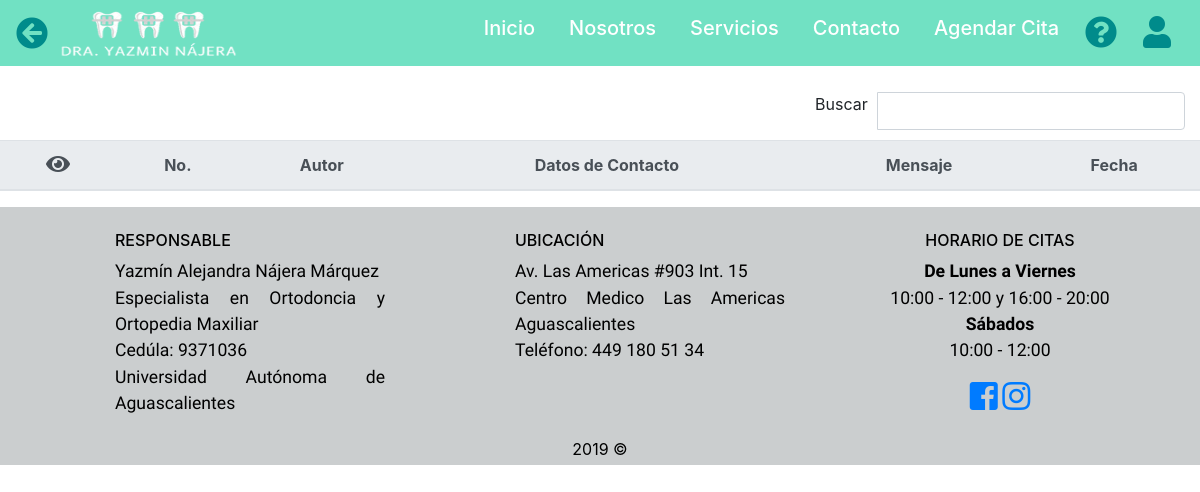
Page /mensajes.php on the earlier database version.
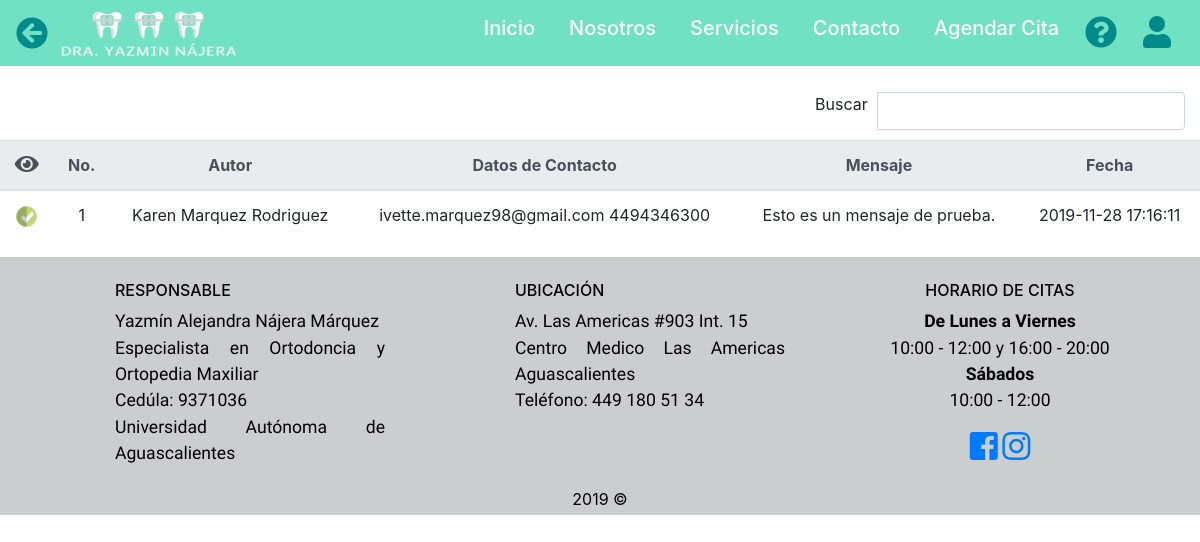
Same page on the later database version.
### tables this page shows
CREATE TABLE `mensaje` (
  `id_mensaje` int(11) NOT NULL,
  `nombre` varchar(20) NOT NULL,
  `apPat` varchar(20) NOT NULL,
  `apMat` varchar(20) NOT NULL,
  `correo` varchar(50) NOT NULL,
  `telefono` char(10) NOT NULL,
  `mensaje` varchar(1000) NOT NULL,
  `visto` char(1) NOT NULL,
  `f_enviado` datetime DEFAULT NULL ON UPDATE current_timestamp()
);

### mensajes.php (the view, shortened to what this page needs)
<!DOCTYPE html>
<html lang="en">
<head>
    <link rel="stylesheet" href="css/bootstrap.min.css">
    <link href="https://use.fontawesome.com/releases/v5.0.6/css/all.css" rel="stylesheet"/>
    <link rel="stylesheet" href="css/style.css">
    <?php include("navbar.php"); ?>
    <br>
</head>
<body>
<div class="col-sm-12 col-md-4" style="float: right !important;">
      <div class="input-group" style="margin-top:20px; padding-bottom:10px;">
        <span class="input-group-addon">Buscar&nbsp;&nbsp;</span>
        <input id="filtrar" type="text" class="form-control" placeholder="">
      </div>
    </div>
<div class="table-responsive">
    <table class="table table-hover">
        <thead class="thead-light">
            <tr>
                <th scope="col"><span><i class="fas fa-eye fa-lg"></i></span></th>
                <th scope="col">No.</th>
                <th scope="col">Autor</th>
                <th scope="col">Datos de Contacto</th>
                <th scope="col">Mensaje</th>
                <th scope="col">Fecha</th>
            </tr>
        </thead>
        <tbody class="buscar" style="padding-top: 40px; width:100%;">
        <?php
            include ('Conexion.php');
            $instruccion = "call p2()";
            if(! $resultado = $conexion -> query($instruccion)){
                echo "Ha sucedido un problema ... ";
                exit();
            }
            while ($act = $resultado -> fetch_assoc()){
                $id_mensaje = $act['id_mensaje'];
                $nombre = $act['nombre'];
                $apPat = $act['apPat'];
                $apMat = $act['apMat'];
                $correo = $act['correo'];
                $telefono = $act['telefono'];
                $mensaje = $act['mensaje'];
                $f_enviado = $act['f_enviado'];
                    echo'
                    <tr>
                        <td><a href="MensajeOk.php?id_mensaje='.$act['id_mensaje'].';?>"><img src="img/cerrar.png" width="25" height="25"></a></td>
                        <td>' .$id_mensaje.'</td>
                        <td>' .$nombre. " " .$apPat. " " .$apMat.'</td>
                        <td>' .$correo. " " .$telefono. '</td>
                        <td>' .$mensaje.'</td>
                        <td>' .$f_enviado.'</td>
                    </tr>';
            }
        ?>
        </tbody>
    </table>
</div>
</body>
</html>
<?php include("footer.php"); ?>

### navbar.php (shortened to what this page needs)
<nav class="navbar navbar-expand-lg fixed-top navbar-light" style="background-color: rgba(85, 219, 183, 0.83);">
  <i class="fa fa-arrow-circle-left fa-2x" aria-hidden="true" onclick="history.back()" style="color: darkcyan; padding-right: 10px;"></i>
  <a class="float-right" class="navbar-brand" href="index.php"><img src="img/logo.png" width="180" height="50" alt=""></a>
  <div class="collapse navbar-collapse" id="navbarCollapse">
    <ul class="navbar-nav ml-auto" id="ejm2">
    <?php if (!isset($_SESSION['usuario']) || ($_SESSION['log'] == false)){ ?>
      <li class="nav-item active" data-toggle="collapse" data-target="#navbarCollapse" aria-controls="navbarCollapse">
        <a class="nav-link" href="index.php"><h5>Inicio</h5><span class="sr-only">(current)</span></a>
      </li>
      <li class="nav-item" data-toggle="collapse" data-target="#navbarCollapse" aria-controls="navbarCollapse">
        <a class="nav-link" href="nosotros.php"><h5>Nosotros</h5><span class="sr-only">(current)</span></a>
      </li>
      <li class="nav-item" data-toggle="collapse" data-target="#navbarCollapse" aria-controls="navbarCollapse">
        <a class="nav-link" href="servicios.php"><h5>Servicios</h5><span class="sr-only">(current)</span></a>
      </li>
      <li class="nav-item" data-toggle="collapse" data-target="#navbarCollapse" aria-controls="navbarCollapse">
        <a class="nav-link" href="contacto.php"><h5>Contacto</h5><span class="sr-only">(current)</span></a>
      </li>
      <li class="nav-item" data-toggle="collapse" data-target="#navbarCollapse" aria-controls="navbarCollapse">
        <a class="nav-link" href="AgendarCitaGeneral.php"><h5>Agendar Cita</h5><span class="sr-only">(current)</span></a>
      </li>
      <li class="nav-item"  data-toggle="collapse" data-target="#navbarCollapse" aria-controls="navbarCollapse">
        <a class="nav-link" href="ayuda.php"><i class="fa fa-question-circle fa-2x" style="color: darkcyan;" aria-hidden="true"></i></a>
      </li>
      <li class="nav-item"  data-toggle="collapse" data-target="#navbarCollapse" aria-controls="navbarCollapse">
        <a class="nav-link" href="login.php"><i class="fa fa-user fa-2x" style="color: darkcyan;" aria-hidden="true"></i></a>
      </li>
    <?php } ?>
   </div>
</nav>
<br><br>

### footer.php (shortened to what this page needs)
<footer class="page-footer font-small blue pt-4">
    <div class="container-fluid text-center text-md-left">
        <div class="row">
            <div class="col-12 col-md-4 mt-md-0 mt-3">
                <h6 class="text-uppercase" style="padding-left:100px;">Responsable</h6>
                <p style="padding-left:100px;">Yazmín Alejandra Nájera Márquez
                    <br>Especialista en Ortodoncia y Ortopedia Maxiliar
                    <br>Cedúla: 9371036
                    <br>Universidad Autónoma de Aguascalientes
                  </p>
            </div>
            <div class="col-6 col-md-4 mb-md-0 mb-3">
                <h6 class="text-uppercase" style="padding-left:100px;">Ubicación</h6>
                <p style="padding-left:100px;">Av. Las Americas #903 Int. 15
                <br>Centro Medico Las Americas Aguascalientes
                <br>Teléfono: 449 180 51 34</p>
            </div>
            <div class="col-6 col-md-4 mb-md-0 mb-3 justify-content-md-between align-items-center text-center">
                <h6 class="text-uppercase">Horario de Citas</h6>
                    <p style="text-align: center;"><strong>De Lunes a Viernes</strong>
                    <br> 10:00 - 12:00  y 16:00 - 20:00<br><strong>Sábados</strong><br>10:00 - 12:00
                  </p>
                <nav class="sociales text-center ">
                  <ul>
                      <li><a target="_blank" href="https://www.facebook.com/drayazminajera/">
                          <i class="fab fa-facebook-square fa-2x" id="icon"></i>
                      </a></li>
                      <li><a target="_blank" href="https://www.instagram.com/dra.yazminajera/?hl=es-la">
                          <i class="fab fa-instagram fa-2x" id="icon"></i>
                      </a></li>
                  </ul>
                </nav>
            </div>
        </div>
    </div>
    <div class="footer-copyright text-center py-1"><?php echo date ("Y"); ?> © </div>
</footer>

### css/style.css (style rules this page uses)
ul#ejm2 li a { position: relative; font-weight:bold; margin: 0px 5px; }
ul#ejm2 li a:after { position: absolute; bottom: 7px; left: 0px; width: 100%; height: 4px; background-color: #FFD743; content: ""; opacity: 0; transition: opacity 0.3s ease 0s, transform 0.3s ease 0s; transform: translateY(20px); }
body { background-color: white; }
p { font-family: 'Dosis', sans-serif; text-align: justify; font-size: 1.1rem; }
h5 { color: white; padding-left: .5rem; }
.table { text-align: center; }
footer { background: rgba(193, 197, 198, 0.83); color: black; position: relative; left:0px; bottom:0px; width:100%; }
.sociales ul { list-style: none; margin: 0; padding: 0; text-decoration: none; }
.sociales ul li { position: relative; display: inline-block; }

Differences in the rows shown:
now on this page (row edited): mensaje: id_mensaje "1", nombre "Karen", apPat "Marquez", apMat "Rodriguez", correo "ivette.marquez98@gmail.com", telefono "4494346300", mensaje "Esto es un mensaje de prueba.", f_enviado "2019-11-28 17:16:11"
